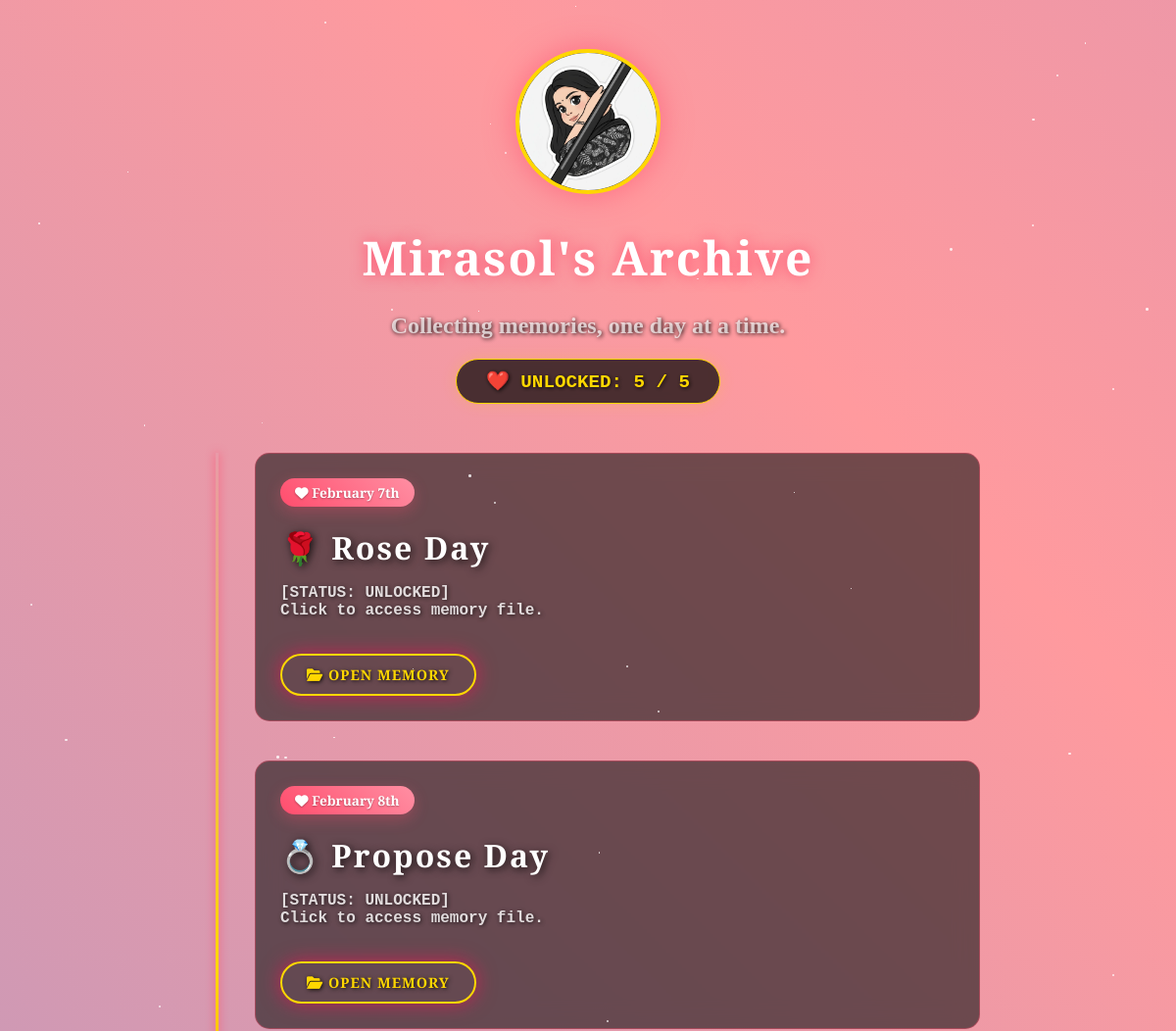
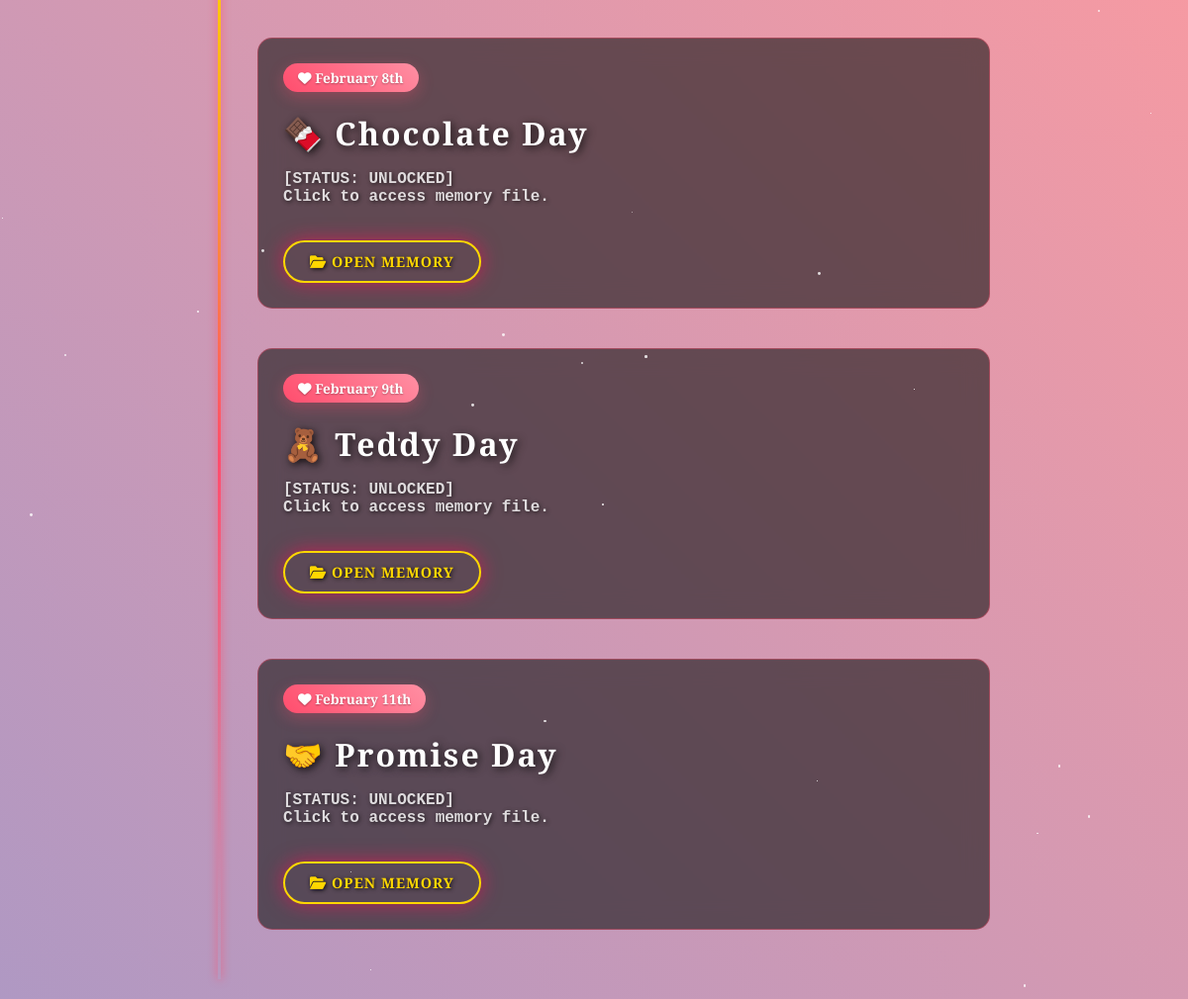
Before: / (signed in) with the older database file (2 pictures, top to bottom).
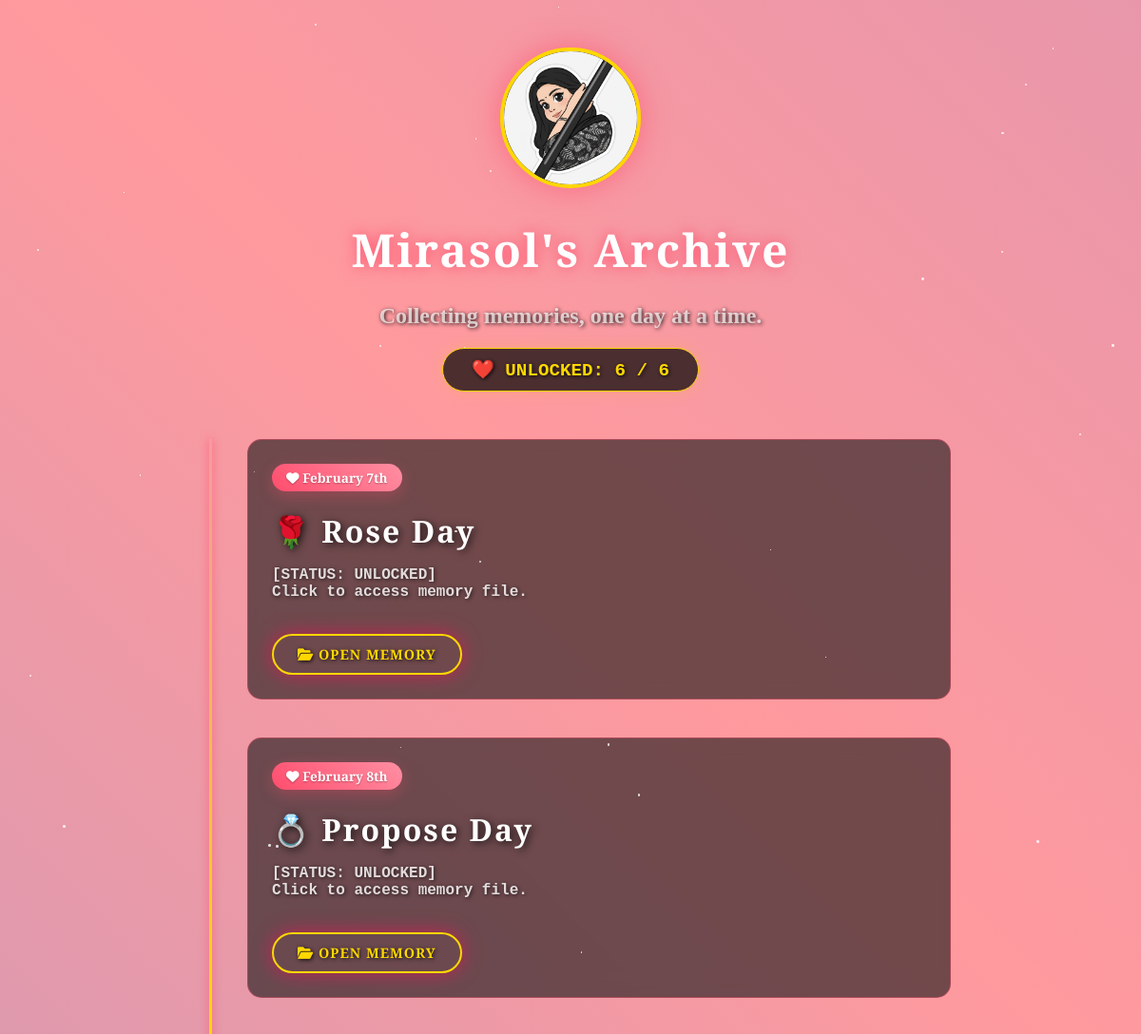
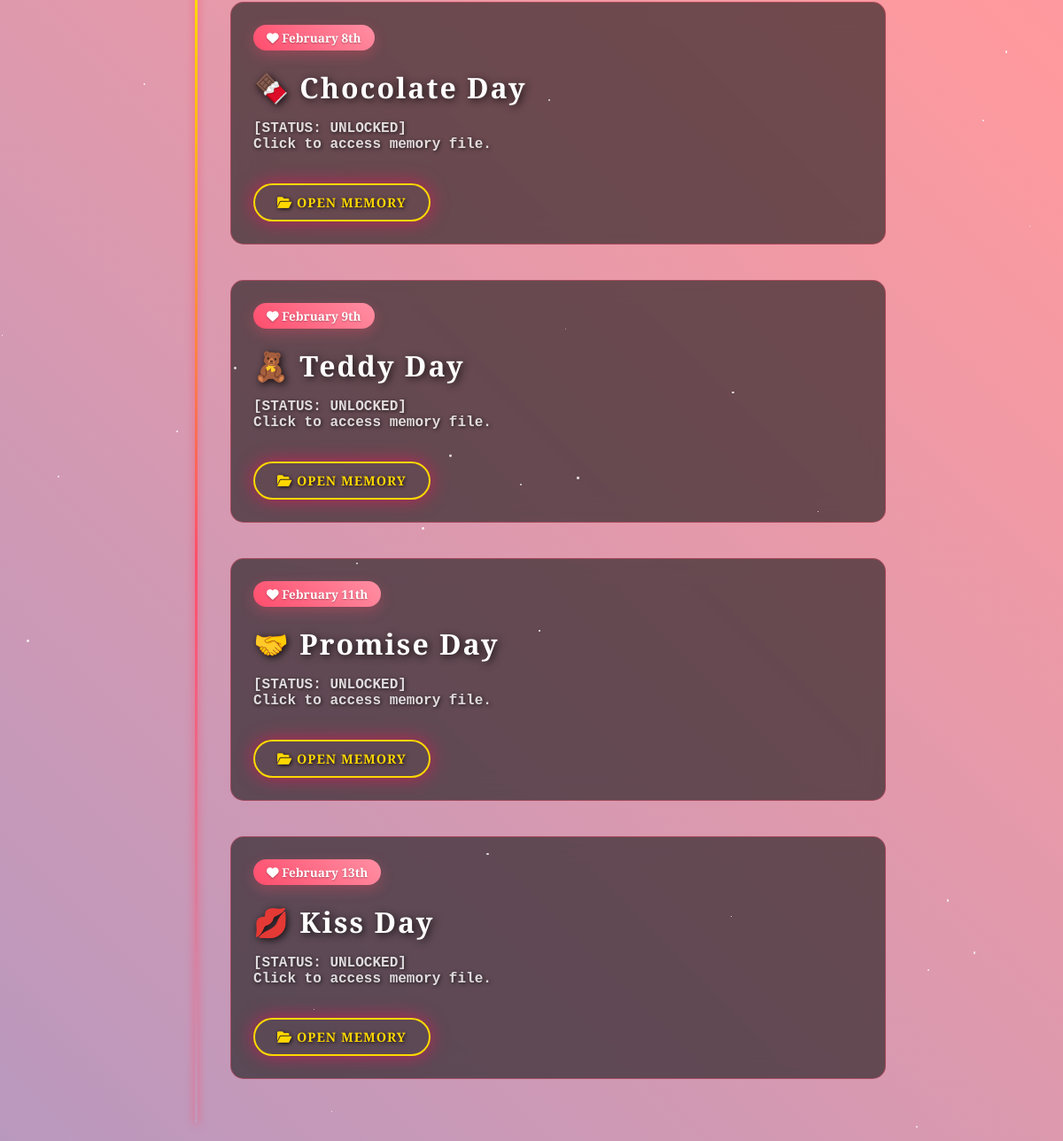
After: the same page with the newer database file (2 pictures, top to bottom).
### valentine/models.py (models this page shows, shortened)
class ValentineDay(models.Model):
    title = models.CharField(max_length=100)  # e.g., "Rose Day"
    date_to_unlock = models.DateField()       # e.g., 2026-02-07
    clue_question = models.CharField(max_length=255) # e.g., "Where did we first meet?"
    correct_answer = models.CharField(max_length=100) # e.g., "cubbon park"
    love_letter = models.TextField()
    photo = models.ImageField(upload_to='memories/', blank=True, null=True) # Her photos
    music = models.FileField(upload_to='music/', blank=True, null=True)     # Your songs (CTRL+HEART)

### valentine/views.py (the view)
# urls.py: path('', views.home, name='home'),
@login_required
def home(request):
    days = ValentineDay.objects.order_by('date_to_unlock')
    today = (timezone.now() + timedelta(hours=5, minutes=30)).date()
    score = sum(1 for d in days if d.date_to_unlock <= today)
    context = {
        'days': days,
        'today': today,
        'score': score,
    }
    return render(request, 'home.html', context)

### valentine/templates/home.html (shortened to what this page needs)
{% extends 'base.html' %}
{% load static %}
{% load humanize %}
{% block content %}
<div style="text-align: center; margin-bottom: 50px; margin-top: 30px; position: relative; z-index: 10;">
    <div style="
        width: 140px; height: 140px;
        border-radius: 50%;
        border: 4px solid #ffd700;
        box-shadow: 0 0 30px rgba(255, 77, 109, 0.6);
        margin: 0 auto 20px auto;
        overflow: hidden;
        background: #000;
        animation: float 4s ease-in-out infinite;
    ">
        <img src="{% static 'special/profile.jpeg' %}" alt="Mirasol"
             style="width: 100%; height: 100%; object-fit: cover;">
    </div>
    <h1 style="font-family: 'Cinzel', serif; font-size: 3rem; color: #fff; text-shadow: 0 0 15px #ff4d6d; margin-bottom: 10px;">
        Mirasol's Archive
    </h1>
    <p style="font-family: 'Dancing Script', cursive; font-size: 1.5rem; color: rgba(255,255,255,0.7); margin-bottom: 20px;">
        Collecting memories, one day at a time.
    </p>
    <div style="
        display: inline-block;
        background: rgba(0, 0, 0, 0.7);
        backdrop-filter: blur(5px);
        padding: 10px 30px;
        border-radius: 50px;
        border: 1px solid #ffd700;
        font-family: 'Courier New', monospace;
        color: #ffd700;
        font-weight: bold;
        font-size: 1.2rem;
        box-shadow: 0 0 15px rgba(255, 215, 0, 0.2);
    ">
        ❤️ UNLOCKED: {{ score }} / {{ days.count }}
    </div>
</div>
<div class="timeline-container">
    {% for day in days %}
        {% if day.date_to_unlock <= today %}
        <div class="timeline-card unlocked-card">
            <span class="date-badge">
                <i class="fas fa-heart"></i> {{ day.date_to_unlock|date:"F jS" }}
            </span>
            <h2 style="margin: 10px 0; font-size: 2rem; color: #fff; font-family: 'Cinzel', serif;">
                {% if "Rose" in day.title %}🌹
                {% elif "Propose" in day.title %}💍
                {% elif "Chocolate" in day.title %}🍫
                {% elif "Teddy" in day.title %}🧸
                {% elif "Promise" in day.title %}🤝
                {% elif "Hug" in day.title %}🤗
                {% elif "Kiss" in day.title %}💋
                {% else %}❤️{% endif %}
                {{ day.title }}
            </h2>
            <p style="opacity: 0.8; margin-bottom: 20px; font-family: 'Courier New', monospace;">
                [STATUS: UNLOCKED] <br> Click to access memory file.
            </p>
            <a href="{% url 'unlock_day' day.pk %}" class="btn-glow">
                <i class="fas fa-folder-open"></i> Open Memory
            </a>
        </div>
        {% endif %}
    {% empty %}
        <div style="text-align: center; padding: 50px; color: #fff;">
            <h2>Initializing Archive...</h2>
            <p>No data found in sector 7G.</p>
        </div>
    {% endfor %}
</div>
{% endblock %}

Changed rows visible on the page:
added ValentineDay: date_to_unlock "February 13th", title "Kiss Day"
Other visible differences:
{{ score }}: "5" → "6"
{{ days.count }}: "5" → "6"
